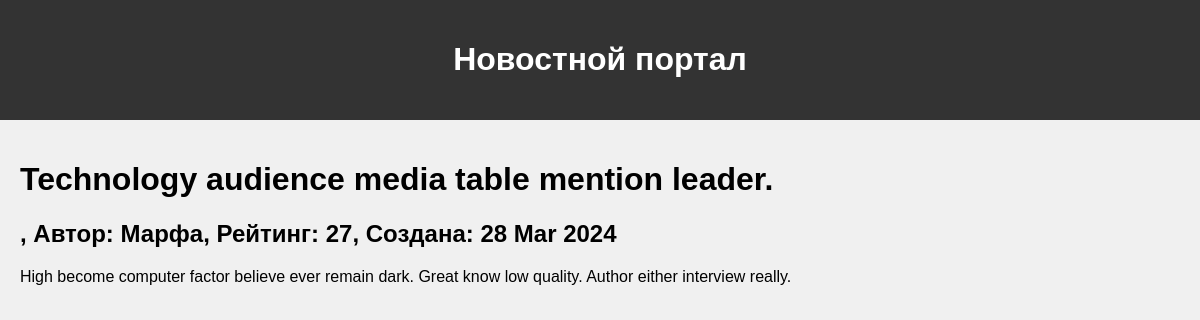
/news/12/, run on the app's committed database.
### NewsPortal/models.py (models this page shows, shortened)
class Post(models.Model):
    author = models.ForeignKey(Author, on_delete=models.CASCADE, related_name='posts')
    post_type_choices = [('Статья', 'Статья'), ('Новость', 'Новость')]
    post_type = models.CharField(max_length=10, choices=post_type_choices)
    created_at = models.DateTimeField(auto_now_add=True)
    categories = models.ManyToManyField(Category, through='PostCategory')
    title = models.CharField(max_length=255)
    text = models.TextField()
    rating = models.IntegerField(default=0)

class Author(models.Model):
    user = models.OneToOneField(User, on_delete=models.CASCADE)
    name = models.CharField(max_length=255)
    rating = models.IntegerField(default=0)
    def __str__(self):
        return self.name

### NewsPortal/views.py (the view)
# urls.py: path('<int:pk>/', NewsDetail.as_view(), name='news_detail'),
class NewsDetail(DetailView):
    model = Post
    template_name = 'post.html'
    context_object_name = 'post'

### NewsPortal/templatetags/banword_filter.py (called while the page is built)
@register.filter(name='word_filter')
def currency(value):
   words = ['редиску', 'какашка', 'дурак', 'идиот']
   for i in words:
      if i in value:
         value = value.replace(i, '*' * len(i))
   return value

### templates/post.html (shortened to what this page needs)
{% extends 'flatpages/default.html' %}
{% load banword_filter %}
{% block content %}
<h1>{{ post.title|word_filter }}</h1>
<h2>{{post.post_type }}, Автор: {{ post.author }}, Рейтинг: {{ post.rating }}, Создана: {{post.created_at|date:'d M Y'}}</h2>
<p>{{post.text|word_filter}}</p>
{% endblock content %}

### templates/flatpages/default.html (style rules this page uses)
body { font-family: Arial, sans-serif; margin: 0; padding: 0; background-color: #f0f0f0; }

### data on the page
Post: title "Technology audience media table mention leader.", author "Марфа", rating "27", created_at "28 Mar 2024", text "High become computer factor believe ever remain dark. Great know low quality. Author either interview really."
